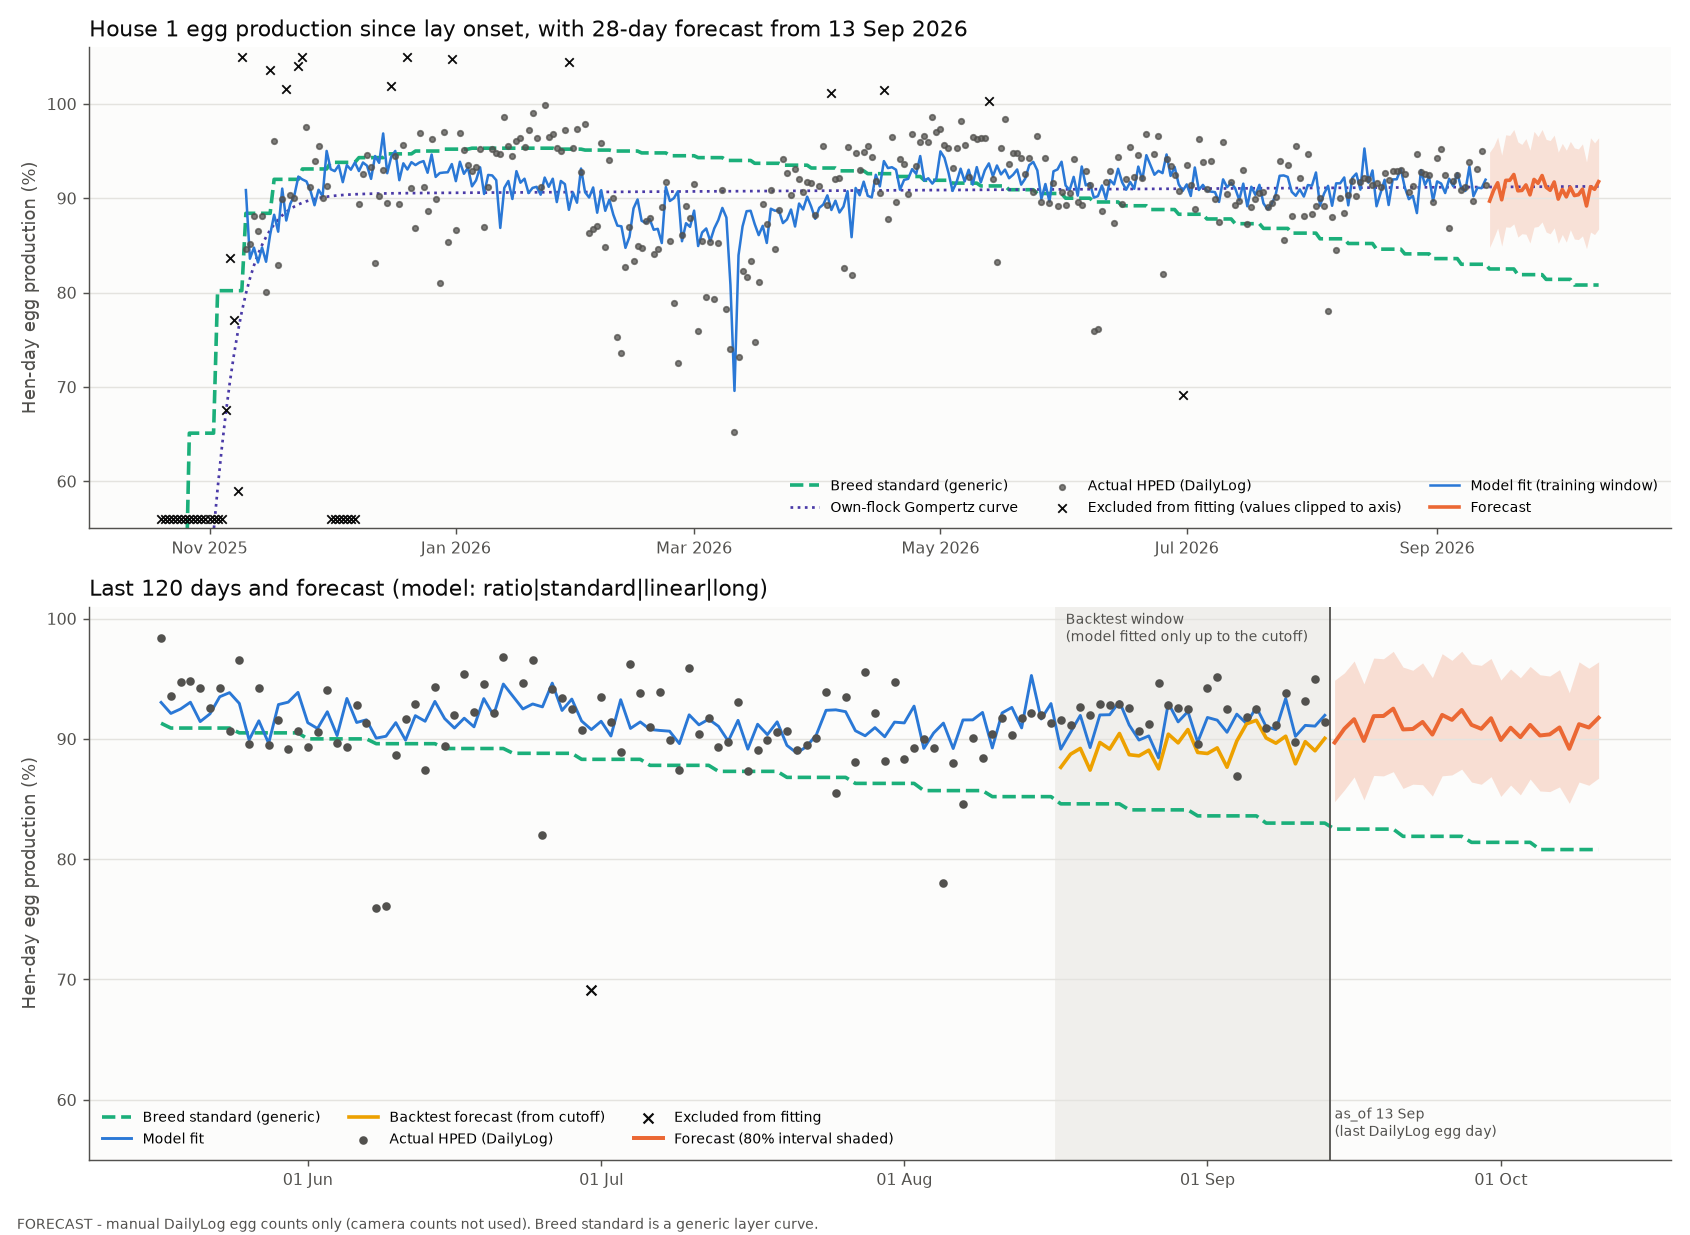

Write Python code to recreate this figure.
#!/usr/bin/env python3
"""Hen-day egg production (HPED) FORECAST for the AI demo - farm_anike_001 / house1.

This is a forecast, not a measurement. It uses ONLY the farm's manual DailyLog egg counts
(camera egg counts are deliberately not used - the farm reports them as very inaccurate) plus the
AM308 shed climate sensors for the temperature-humidity index (THI).

Run from the repository root:
    /Users/dylangeldenhuys/Code/Dashboard/analysis/.venv/bin/python analysis/ai_demo/forecast/hped_forecast.py
    ... --offline    # reuse analysis/ai_demo/forecast/cache/ instead of re-reading the sheet and S3

Read-only on every source: the Google Sheet is opened with the spreadsheets.readonly scope, S3 is
only listed and read. Nothing is written back to the sheet, S3 or InfluxDB.

Writes:
    src/data/ai-demo/hped_forecast.json             (app-facing output)
    analysis/ai_demo/forecast/hped_forecast.png     (verification chart)
    analysis/ai_demo/forecast/backtest_variants.csv (every model variant scored on every backtest window)
    analysis/ai_demo/forecast/cache/*.parquet       (local copies of the inputs, for --offline reruns)
"""

from __future__ import annotations

import argparse
import io
import json
import logging
import re
import warnings
from concurrent.futures import ThreadPoolExecutor
from dataclasses import dataclass
from datetime import datetime, timezone
from pathlib import Path

import numpy as np
import pandas as pd

warnings.filterwarnings("ignore")
from prophet import Prophet  # noqa: E402  (imported before silencing: it installs its own log handlers)

for _name in ("cmdstanpy", "prophet"):
    logging.getLogger(_name).setLevel(logging.ERROR)
    logging.getLogger(_name).disabled = True   # cmdstanpy re-raises its own level on first use

HERE = Path(__file__).resolve().parent
ROOT = HERE.parents[2]
JSON_OUT = ROOT / "src" / "data" / "ai-demo" / "hped_forecast.json"
PNG_OUT = HERE / "hped_forecast.png"
VARIANTS_OUT = HERE / "backtest_variants.csv"
CACHE = HERE / "cache"
# Older read-only cache from the water analysis in the main checkout - last-resort fallback only.
FALLBACK_CACHE = Path("/Users/dylangeldenhuys/Code/Dashboard/analysis/water_expected_consumption/cache")

REGION = "af-south-1"
BRONZE = "senseagri-dev-bronze"
FARM_SLUG = "anike"
FARM_ID = "farm_anike_001"
HOUSE = "house1"
SA_PARAM = "/senseagri/dev/google/service-account"
HOUSE_DEFAULTS = {"start_date": "2025-10-13", "start_age_days": 133, "starting_hens": 4479}

HORIZON = 28            # forecast / backtest horizon (days)
HISTORY_DAYS = 120      # history rows in the JSON
DROP_WINDOW = 60        # look-back for "recent drops"
ONSET_DAYS = 28         # lay-onset days excluded from fitting (after the first eggs)
MIN_SENSOR_HOURS = 18   # a day's THI is used only if at least this many hourly values exist
MAX_GAP_FILL = 3        # interpolate THI gaps of at most this many days
THI_HOT = 27.8          # heat-stress threshold (src/lib/thi.ts THI_COMFORT)
DIP_PTS = 15.0          # isolated single-day dip threshold vs neighbouring days
LOW_FLOOR = 50.0        # post-onset days below this are logging gaps / partial counts
COUNT_COLS = ["small", "medium", "large", "xl", "j", "damaged", "mortality"]
EGG_COLS = ["small", "medium", "large", "xl", "j"]   # app: eggs_total excludes damaged

REGRESSORS = [
    {"key": "thi_mean_lag1", "label": "Shed climate (THI daily mean, previous day)", "lag_days": 1},
    {"key": "thi_max_lag1", "label": "Shed climate (THI daily peak, previous day)", "lag_days": 1},
    {"key": "damaged_pct_lag1", "label": "Cracked/damaged eggs % (previous day)", "lag_days": 1},
    {"key": "large_share_lag1", "label": "Large+XL+Jumbo share of eggs % (previous day)", "lag_days": 1},
]
REG_KEYS = [r["key"] for r in REGRESSORS]
REG_LABEL = {r["key"]: r["label"] for r in REGRESSORS}
THI_KEYS = ["thi_mean_lag1", "thi_max_lag1"]

ONSET_REASON = "lay onset (first 4 weeks after first eggs)"
DAY = pd.Timedelta(days=1)


# --------------------------------------------------------------------------------------- inputs
def _ssm():
    import boto3
    return boto3.client("ssm", region_name=REGION)


def read_sheet_tabs() -> tuple[pd.DataFrame, pd.DataFrame]:
    """DailyLog + Houses from the live Google Sheet, read-only scope."""
    import gspread
    from google.oauth2.service_account import Credentials

    ssm = _ssm()
    cfg = json.loads(ssm.get_parameter(Name=f"/senseagri/farms/{FARM_SLUG}/config", WithDecryption=True)["Parameter"]["Value"])
    key = json.loads(ssm.get_parameter(Name=SA_PARAM, WithDecryption=True)["Parameter"]["Value"])
    creds = Credentials.from_service_account_info(key, scopes=["https://www.googleapis.com/auth/spreadsheets.readonly"])
    book = gspread.authorize(creds).open_by_key(cfg["spreadsheetId"])

    def tab(name: str) -> pd.DataFrame:
        values = book.worksheet(name).get_all_values()
        return pd.DataFrame(values[1:], columns=values[0])

    log = tab("DailyLog").rename(columns={
        "Date": "date", "House": "house", "Small": "small", "Medium": "medium", "Large": "large", "XL": "xl",
        "J": "j", "Damaged": "damaged", "Mortality": "mortality", "Avg Egg Weight (g)": "avg_egg_weight_g"})
    houses = tab("Houses").rename(columns={
        "House ID": "house_id", "Start Date": "start_date", "Start Age (days)": "start_age_days",
        "Starting Hens": "starting_hens"})
    return log, houses


def read_bronze_prefix(prefix: str) -> pd.DataFrame:
    import boto3
    import pyarrow.parquet as pq

    s3 = boto3.client("s3", region_name=REGION)
    keys: list[str] = []
    for page in s3.get_paginator("list_objects_v2").paginate(Bucket=BRONZE, Prefix=prefix):
        keys += [o["Key"] for o in page.get("Contents", []) if o["Key"].endswith(".parquet")]

    def get(key: str) -> pd.DataFrame:
        df = pq.read_table(io.BytesIO(s3.get_object(Bucket=BRONZE, Key=key)["Body"].read())).to_pandas()
        for part in key.split("/"):            # partition values live in the key
            if "=" in part:
                k, v = part.split("=", 1)
                if k not in df.columns:
                    df[k] = v
        return df

    with ThreadPoolExecutor(max_workers=16) as ex:
        frames = list(ex.map(get, keys))
    if not frames:
        raise RuntimeError(f"no parquet under s3://{BRONZE}/{prefix}")
    return pd.concat(frames, ignore_index=True)


def load_inputs(offline: bool) -> tuple[pd.DataFrame, pd.DataFrame, pd.DataFrame, dict]:
    CACHE.mkdir(exist_ok=True)
    src: dict[str, str] = {}
    log = houses = am = None
    keep = ["date", "house", *COUNT_COLS, "avg_egg_weight_g"]
    if not offline:
        try:
            log, houses = read_sheet_tabs()
            src["daily_log"] = "live Google Sheet DailyLog tab (read-only)"
        except Exception as e:  # noqa: BLE001
            print(f"[warn] live sheet unavailable ({e}); falling back to bronze")
            try:
                log, houses = read_bronze_prefix("sheet_daily_log/"), read_bronze_prefix("sheet_houses/")
                src["daily_log"] = "bronze s3://senseagri-dev-bronze/sheet_daily_log/"
            except Exception as e2:  # noqa: BLE001
                print(f"[warn] bronze DailyLog unavailable ({e2}); using cache")
        if log is not None:
            log[[c for c in keep if c in log.columns]].astype(str).to_parquet(CACHE / "daily_log.parquet", index=False)
            houses.astype(str).to_parquet(CACHE / "houses.parquet", index=False)
        try:
            am = read_bronze_prefix("device_readings/device_type=AM308-1/")
            am[["dev_eui", "time", "temperature", "humidity", "device_type"]].to_parquet(CACHE / "am308.parquet", index=False)
            src["climate"] = "bronze s3://senseagri-dev-bronze/device_readings/device_type=AM308-1/"
        except Exception as e:  # noqa: BLE001
            print(f"[warn] bronze AM308 unavailable ({e}); using cache")
    if log is None:
        p = CACHE / "daily_log.parquet"
        log = pd.read_parquet(p if p.exists() else FALLBACK_CACHE / "sheet_daily_log.parquet")
        hp = CACHE / "houses.parquet"
        houses = pd.read_parquet(hp if hp.exists() else FALLBACK_CACHE / "sheet_houses.parquet")
        src["daily_log"] = f"cached copy ({p if p.exists() else FALLBACK_CACHE})"
    if am is None:
        p = CACHE / "am308.parquet"
        am = pd.read_parquet(p if p.exists() else FALLBACK_CACHE / "am308_readings.parquet")
        src["climate"] = f"cached copy ({p if p.exists() else FALLBACK_CACHE})"
    return log, houses, am, src


def load_standard() -> tuple[np.ndarray, np.ndarray]:
    """HEN_STANDARD (week -> HDEP %) parsed from src/lib/henStandard.ts."""
    txt = (ROOT / "src" / "lib" / "henStandard.ts").read_text()
    rows = re.findall(r"week:\s*(\d+),\s*hdep:\s*([\d.]+)", txt)
    weeks = np.array([int(w) for w, _ in rows], dtype=float)
    vals = np.array([float(v) for _, v in rows])
    return weeks, vals


# ------------------------------------------------------------------------------------ features
def daily_climate(am: pd.DataFrame) -> pd.DataFrame:
    """Hourly mean per AM308 sensor -> mean of sensors -> THI -> daily mean / max / hot hours (local UTC+2)."""
    a = am.copy()
    if "device_type" in a.columns:
        a = a[a["device_type"].astype(str) == "AM308-1"]
    a["temperature"] = pd.to_numeric(a["temperature"], errors="coerce")
    a["humidity"] = pd.to_numeric(a["humidity"], errors="coerce")
    a = a[a["temperature"].between(-20, 60) & a["humidity"].between(0, 100)]
    t = pd.to_datetime(a["time"], utc=True).dt.tz_localize(None) + pd.Timedelta(hours=2)
    a = a.assign(hour=t.dt.floor("h"))
    hourly = a.groupby(["hour", "dev_eui"])[["temperature", "humidity"]].mean().groupby("hour").mean()
    hourly["thi"] = hourly["temperature"] - (0.31 - 0.31 * hourly["humidity"] / 100) * (hourly["temperature"] - 14.4)
    day = hourly.index.floor("D")
    d = hourly.groupby(day)["thi"].agg(thi_mean="mean", thi_max="max", sensor_hours="size")
    d["hot_hours"] = (hourly["thi"] >= THI_HOT).groupby(day).sum()
    return d


def fill_short_gaps(s: pd.Series, max_gap: int = MAX_GAP_FILL) -> pd.Series:
    """Linear interpolation only inside NaN runs of length <= max_gap (long gaps stay NaN)."""
    isna = s.isna()
    run = (isna != isna.shift()).cumsum()
    run_len = isna.groupby(run).transform("sum")
    return s.where(~(isna & (run_len <= max_gap)), s.interpolate(limit_area="inside"))


def build_calendar(log, houses, clim, std_weeks, std_vals):
    h = houses.copy()
    h.columns = [c.strip() for c in h.columns]
    row = h[h["house_id"].astype(str).str.strip().str.lower() == HOUSE]
    info = dict(HOUSE_DEFAULTS)
    if len(row):
        info = {"start_date": str(row.iloc[0]["start_date"]).strip(),
                "start_age_days": int(float(row.iloc[0]["start_age_days"])),
                "starting_hens": int(float(row.iloc[0]["starting_hens"]))}
    placed = pd.Timestamp(info["start_date"])

    d = log[log["house"].astype(str).str.strip().str.lower() == HOUSE].copy()
    d["date"] = pd.to_datetime(d["date"].astype(str).str.strip(), errors="coerce")
    d = d.dropna(subset=["date"])
    for c in COUNT_COLS:
        d[c] = pd.to_numeric(d[c].astype(str).str.replace(",", "").str.strip(), errors="coerce").fillna(0)
    d["avg_egg_weight_g"] = pd.to_numeric(d.get("avg_egg_weight_g"), errors="coerce")
    g = d.groupby("date").agg(**{c: (c, "sum") for c in COUNT_COLS},
                              avg_egg_weight_g=("avg_egg_weight_g", "mean"), log_rows=("house", "size"))
    g["eggs"] = g[EGG_COLS].sum(axis=1)
    # Same as the app (analytics/series route + agentTools): cumulative mortality includes the same day.
    g["live_hens"] = (info["starting_hens"] - g["mortality"].cumsum()).clip(lower=1)
    g["hped"] = g["eggs"] / g["live_hens"] * 100

    as_of = g.index[g["eggs"] > 0].max()
    g = g.loc[:as_of]
    first_egg = g.index[g["eggs"] > 0].min()
    onset_end = first_egg + pd.Timedelta(days=ONSET_DAYS)

    # ---- transparent exclusions (fitting only; every day stays in the history output)
    reason = pd.Series("", index=g.index, dtype=object)
    cat = pd.Series("", index=g.index, dtype=object)
    reason[g.index < onset_end], cat[g.index < onset_end] = ONSET_REASON, "onset"
    post = g.index >= onset_end
    m = post & (g["hped"] > 100)
    reason[m], cat[m] = "above 100% of live hens (eggs likely carried over from another day)", "over100"
    m = post & (g["hped"] < LOW_FLOOR)
    reason[m], cat[m] = f"below {LOW_FLOOR:.0f}% (logging gap / partial count)", "low"
    clean = g["hped"].where(reason == "")
    for day in g.index[post & (reason == "")]:
        nb = clean[(clean.index >= day - 3 * DAY) & (clean.index <= day + 3 * DAY) & (clean.index != day)].dropna()
        # Isolated = the adjacent days are not low too (a multi-day dip is treated as a real event and kept).
        adj = [clean.get(day - DAY, np.nan), clean.get(day + DAY, np.nan)]
        isolated = all(np.isnan(v) or v >= nb.median() - DIP_PTS / 2 for v in adj)
        if len(nb) >= 3 and isolated and g.at[day, "hped"] < nb.median() - DIP_PTS:
            reason[day] = (f"single-day count {nb.median() - g.at[day, 'hped']:.1f} pts below neighbouring days "
                           "(likely partial count)")
            cat[day] = "dip"
    g["reason"] = reason
    g["reason_cat"] = cat
    g["excluded"] = reason != ""
    ok = ~g["excluded"] & (g["eggs"] > 0)
    # Regressor bases. Damaged == 0 on a laying day is treated as "not recorded" (the farm logs 20-80 a day).
    g["damaged_pct"] = (g["damaged"] / g["eggs"] * 100).where(ok & (g["damaged"] > 0))
    g["large_share"] = ((g["large"] + g["xl"] + g["j"]) / g["eggs"] * 100).where(ok)
    g["damaged_zero"] = (g["eggs"] > 0) & (g["damaged"] == 0) & (g.index >= onset_end)

    idx = pd.date_range(g.index.min(), as_of + HORIZON * DAY)
    cal = g.reindex(idx)
    cal["has_log"] = cal["eggs"].notna()
    cal["excluded"] = cal["excluded"].fillna(False).astype(bool)
    cal["reason"] = cal["reason"].fillna("")
    cal["reason_cat"] = cal["reason_cat"].fillna("")
    age = info["start_age_days"] + (cal.index - placed).days
    cal["week"] = np.floor(age / 7).astype(int)
    cal["standard"] = np.interp(cal["week"], std_weeks, std_vals)   # clamps at the ends like interpolate()
    cal["t_days"] = (cal.index - first_egg).days

    c = clim.copy()
    valid = c["sensor_hours"] >= MIN_SENSOR_HOURS
    c.loc[~valid, ["thi_mean", "thi_max"]] = np.nan
    climate_idx = pd.date_range(min(idx.min(), c.index.min()), max(idx.max(), c.index.max()))
    c = c.reindex(climate_idx)
    cal_clim = pd.DataFrame({k: fill_short_gaps(c[k]) for k in ["thi_mean", "thi_max"]})
    cal_clim["sensor_hours"] = c["sensor_hours"]
    cal_clim["hot_hours"] = c["hot_hours"]
    meta = {"info": info, "placed": placed, "as_of": as_of, "first_egg": first_egg, "onset_end": onset_end,
            "egg_days": int((g["eggs"] > 0).sum()), "log_days": int(len(g))}
    return cal, cal_clim, meta


def regressors_asof(cal: pd.DataFrame, clim: pd.DataFrame, cutoff: pd.Timestamp, end: pd.Timestamp):
    """Lagged regressors as they would be known when forecasting from `cutoff`.

    Egg-log features: actual values up to the cutoff; after it they are held at the last-14-day mean
    (so day 1 of the horizon uses the known cutoff-day value via the 1-day lag).
    THI: actual sensor values wherever a valid day exists (sensors keep running after the last egg log);
    after the last valid sensor day, the mean of the last 14 valid sensor days.
    """
    idx = pd.date_range(cal.index.min(), end)
    egg = cal[["damaged_pct", "large_share"]].reindex(idx)
    egg.loc[egg.index > cutoff] = np.nan
    recent = egg.loc[cutoff - 13 * DAY: cutoff].mean()
    egg = egg.ffill()
    egg.loc[egg.index > cutoff] = recent.values

    thi = clim[["thi_mean", "thi_max"]].reindex(idx)
    last_valid = clim["thi_mean"].last_valid_index()
    fallback = clim.loc[last_valid - 13 * DAY: last_valid, ["thi_mean", "thi_max"]].mean()
    thi_actual = thi["thi_mean"].notna()
    after = thi.index > last_valid
    thi.loc[after] = fallback.values
    out = pd.DataFrame({
        "thi_mean_lag1": thi["thi_mean"].shift(1),
        "thi_max_lag1": thi["thi_max"].shift(1),
        "damaged_pct_lag1": egg["damaged_pct"].shift(1),
        "large_share_lag1": egg["large_share"].shift(1),
    }, index=idx)
    out["thi_is_actual"] = thi_actual.shift(1, fill_value=False) & ~pd.Series(after, index=idx).shift(1, fill_value=False)
    return out, last_valid, fallback


# --------------------------------------------------------------------------------------- models
def gompertz(t, a, b, c, d):
    return a * np.exp(-b * np.exp(-c * t)) - d * t


def fit_gompertz(cal: pd.DataFrame, cutoff: pd.Timestamp):
    """Gompertz rise with linear decline, fitted to the flock's own HPED vs days since first egg."""
    from scipy.optimize import curve_fit

    m = cal.loc[:cutoff]
    m = m[m["has_log"] & m["reason"].isin(["", ONSET_REASON]) & (m["hped"] <= 100)]
    m = m[~((m["t_days"] >= 0) & (m["eggs"] == 0))]          # zero-count days after first eggs = logging gaps
    popt, _ = curve_fit(gompertz, m["t_days"].astype(float), m["hped"].astype(float),
                        p0=[95, 20, 0.15, 0.005], bounds=([50, 0.5, 0.01, -0.05], [110, 1e4, 2, 0.2]), maxfev=50000)
    return popt


@dataclass(frozen=True)
class Variant:
    target: str   # diff | ratio | anchor_reg
    anchor: str   # standard | gompertz
    growth: str   # linear | flat
    window: str   # short (THI-complete period) | long (post-onset, THI mean-imputed where missing)

    @property
    def name(self) -> str:
        return f"{self.target}|{self.anchor}|{self.growth}|{self.window}"


def anchor_series(cal, variant: Variant, cutoff) -> pd.Series:
    if variant.anchor == "standard":
        return cal["standard"]
    popt = fit_gompertz(cal, cutoff)
    return pd.Series(gompertz(cal["t_days"].astype(float).values, *popt), index=cal.index)


def short_window_start(regs: pd.DataFrame, cutoff) -> pd.Timestamp:
    r = regs.loc[:cutoff, THI_KEYS]
    nan_days = r.index[r.isna().any(axis=1)]
    return nan_days.max() + DAY


def fit_predict(cal, clim, meta, variant: Variant, cutoff, predict_dates, uncertainty: bool, seed: int = 0):
    end = max(predict_dates.max(), cutoff)
    regs, _, _ = regressors_asof(cal, clim, cutoff, end)
    anchor = anchor_series(cal, variant, cutoff).reindex(regs.index)
    start = short_window_start(regs, cutoff) if variant.window == "short" else meta["onset_end"]

    rows = cal.loc[start:cutoff]
    rows = rows[rows["has_log"] & ~rows["excluded"]]
    X = regs.loc[rows.index, REG_KEYS].copy()
    thi_means = X[THI_KEYS].mean()
    X[THI_KEYS] = X[THI_KEYS].fillna(thi_means)          # long window only: mean-imputed = zero contribution
    train_means = X.mean()
    X = X.fillna(train_means)                             # rare first-day gaps in the egg-log lags
    a = anchor.loc[rows.index]
    if variant.target == "diff":
        y = rows["hped"] - a
    elif variant.target == "ratio":
        y = rows["hped"] / a
    else:
        y = rows["hped"]
    train = pd.DataFrame({"ds": rows.index, "y": y.values}, index=rows.index).join(X)
    if variant.target == "anchor_reg":
        train["anchor"] = a.values

    m = Prophet(growth=variant.growth, yearly_seasonality=False, weekly_seasonality=True, daily_seasonality=False,
                changepoint_prior_scale=0.05, interval_width=0.8, uncertainty_samples=1000 if uncertainty else 0)
    for k in REG_KEYS:
        m.add_regressor(k)
    if variant.target == "anchor_reg":
        m.add_regressor("anchor")
    m.fit(train.reset_index(drop=True))

    fut = pd.DataFrame({"ds": predict_dates}, index=predict_dates).join(regs.loc[predict_dates, REG_KEYS])
    fut[REG_KEYS] = fut[REG_KEYS].fillna(train_means)     # in-sample rows only; future rows are always filled
    if variant.target == "anchor_reg":
        fut["anchor"] = anchor.loc[predict_dates].values
    np.random.seed(seed)
    fc = m.predict(fut.reset_index(drop=True))
    fc.index = predict_dates
    a_pred = anchor.loc[predict_dates]

    def to_hped(v):
        if variant.target == "diff":
            return v + a_pred.values
        if variant.target == "ratio":
            return v * a_pred.values
        return v

    out = pd.DataFrame(index=predict_dates)
    out["yhat"] = to_hped(fc["yhat"].values)
    if uncertainty:
        out["lower"] = to_hped(fc["yhat_lower"].values)
        out["upper"] = to_hped(fc["yhat_upper"].values)
    for k in REG_KEYS:                                   # additive components -> HPED points
        comp = fc[k].values
        out[f"c_{k}"] = comp * a_pred.values if variant.target == "ratio" else comp
    out["anchor"] = a_pred.values
    info = {"train_start": start, "train_rows": len(train), "regs": regs, "model": m}
    return out, info


def score(pred: pd.Series, actual: pd.Series) -> tuple[float, float]:
    err = (pred - actual).abs()
    return float(err.mean()), float((err / actual).mean() * 100)


def test_dates(cal, cutoff):
    w = cal.loc[cutoff + DAY: cutoff + HORIZON * DAY]
    return w.index[w["has_log"] & ~w["excluded"]]


def baselines(cal, cutoff, dates):
    hist = cal.loc[cutoff - 27 * DAY: cutoff]
    hist = hist[hist["has_log"] & ~hist["excluded"]]
    ratio = (hist["hped"] / hist["standard"]).mean()
    last7 = cal.loc[cutoff - 6 * DAY: cutoff]
    last7 = last7[last7["has_log"] & ~last7["excluded"]]["hped"].mean()
    actual = cal.loc[dates, "hped"]
    b1 = cal.loc[dates, "standard"] * ratio
    b2 = pd.Series(last7, index=dates)
    return {"Breed standard × recent ratio": score(b1, actual), "Last 7-day mean": score(b2, actual)}, b1, b2


# ------------------------------------------------------------------------------------------ plot
def make_plot(cal, meta, hist_fit, fc, bt_pred, bt_cutoff, gomp_curve, variant, path):
    import matplotlib
    matplotlib.use("Agg")
    import matplotlib.dates as mdates
    import matplotlib.pyplot as plt

    INK, INK2, GRID = "#0b0b0b", "#52514e", "#e4e3df"
    BLUE, ORANGE, AQUA, YELLOW, VIOLET = "#2a78d6", "#eb6834", "#1baf7a", "#eda100", "#4a3aa7"
    as_of = meta["as_of"]
    obs = cal[cal["has_log"]]
    inc, exc = obs[~obs["excluded"]], obs[obs["excluded"]]

    fig, (ax1, ax2) = plt.subplots(2, 1, figsize=(13, 9.5), gridspec_kw={"height_ratios": [1, 1.15]})
    for ax in (ax1, ax2):
        ax.set_facecolor("#fcfcfb")
        ax.grid(axis="y", color=GRID, lw=0.8)
        ax.spines[["top", "right"]].set_visible(False)
        ax.spines[["left", "bottom"]].set_color(INK2)
        ax.tick_params(colors=INK2, labelsize=9)

    lo, hi = 55, 106
    x0 = meta["onset_end"] - 21 * DAY
    sl = slice(x0, fc.index.max())
    ax1.plot(cal.loc[sl].index, cal.loc[sl, "standard"], color=AQUA, lw=2, ls="--", label="Breed standard (generic)")
    if gomp_curve is not None:
        ax1.plot(gomp_curve.loc[sl].index, gomp_curve.loc[sl], color=VIOLET, lw=1.5, ls=":", label="Own-flock Gompertz curve")
    ax1.scatter(inc.loc[x0:].index, inc.loc[x0:, "hped"], s=9, color=INK2, alpha=0.75, label="Actual HPED (DailyLog)", zorder=3)
    e = exc.loc[x0:]
    ax1.scatter(e.index, e["hped"].clip(lo + 1, hi - 1), s=22, marker="x", color=INK, lw=1,
                label="Excluded from fitting (values clipped to axis)", zorder=3)
    ax1.plot(hist_fit.index, hist_fit["yhat"], color=BLUE, lw=1.4, label="Model fit (training window)")
    ax1.plot(fc.index, fc["yhat"], color=ORANGE, lw=2, label="Forecast")
    ax1.fill_between(fc.index, fc["lower"], fc["upper"], color=ORANGE, alpha=0.18, lw=0)
    ax1.set_ylim(lo, hi)
    ax1.set_ylabel("Hen-day egg production (%)", color=INK2)
    ax1.set_title(f"House 1 egg production since lay onset, with 28-day forecast from {as_of:%d %b %Y}",
                  loc="left", fontsize=12, color=INK)
    ax1.legend(loc="lower right", fontsize=8, ncol=3, frameon=False)
    ax1.xaxis.set_major_formatter(mdates.DateFormatter("%b %Y"))

    z0 = as_of - (HISTORY_DAYS - 1) * DAY
    zi = inc.loc[z0:]
    ze = exc.loc[z0:]
    ax2.axvspan(bt_cutoff + 0.5 * DAY, as_of + 0.5 * DAY, color="#f0efec", zorder=0)
    ax2.text(bt_cutoff + 1.5 * DAY, 100.6, "Backtest window\n(model fitted only up to the cutoff)", fontsize=8, color=INK2, va="top")
    ax2.plot(cal.loc[z0:fc.index.max()].index, cal.loc[z0:fc.index.max(), "standard"], color=AQUA, lw=2, ls="--",
             label="Breed standard (generic)")
    ax2.plot(hist_fit.loc[z0:].index, hist_fit.loc[z0:, "yhat"], color=BLUE, lw=1.6, label="Model fit")
    ax2.plot(bt_pred.index, bt_pred.values, color=YELLOW, lw=2, label="Backtest forecast (from cutoff)")
    ax2.scatter(zi.index, zi["hped"], s=14, color=INK2, label="Actual HPED (DailyLog)", zorder=4)
    ax2.scatter(ze.index, ze["hped"].clip(lo + 1, hi - 1), s=30, marker="x", color=INK, lw=1.2,
                label="Excluded from fitting", zorder=4)
    ax2.plot(fc.index, fc["yhat"], color=ORANGE, lw=2.2, label="Forecast (80% interval shaded)")
    ax2.fill_between(fc.index, fc["lower"], fc["upper"], color=ORANGE, alpha=0.2, lw=0)
    ax2.axvline(as_of + 0.5 * DAY, color=INK2, lw=1, ls="-")
    ax2.text(as_of + 1 * DAY, 57, f"as_of {as_of:%d %b}\n(last DailyLog egg day)", fontsize=8, color=INK2)
    ax2.set_ylim(lo, 101)
    ax2.set_ylabel("Hen-day egg production (%)", color=INK2)
    ax2.set_title(f"Last {HISTORY_DAYS} days and forecast (model: {variant.name})", loc="left", fontsize=12, color=INK)
    ax2.legend(loc="lower left", fontsize=8, ncol=3, frameon=False)
    ax2.xaxis.set_major_formatter(mdates.DateFormatter("%d %b"))
    fig.text(0.01, 0.005, "FORECAST - manual DailyLog egg counts only (camera counts not used). Breed standard is a generic layer curve.",
             fontsize=8, color=INK2)
    fig.tight_layout(rect=(0, 0.02, 1, 1))
    fig.savefig(path, dpi=130)
    plt.close(fig)


# ------------------------------------------------------------------------------------------ main
def r2(v):
    return None if v is None or (isinstance(v, float) and not np.isfinite(v)) else round(float(v), 2)


def main() -> None:
    ap = argparse.ArgumentParser()
    ap.add_argument("--offline", action="store_true", help="reuse local cache instead of reading the sheet / S3")
    args = ap.parse_args()

    log, houses, am, sources = load_inputs(args.offline)
    std_weeks, std_vals = load_standard()
    clim_daily = daily_climate(am)
    cal, clim, meta = build_calendar(log, houses, clim_daily, std_weeks, std_vals)
    as_of = meta["as_of"]
    print(f"as_of {as_of:%Y-%m-%d}; {meta['egg_days']} egg days; DailyLog source: {sources['daily_log']}")
    print(f"climate: {clim_daily.index.min():%Y-%m-%d}..{clim_daily.index.max():%Y-%m-%d}, max hot hours/day = {int(clim_daily['hot_hours'].max())}")

    # ---- backtests: select on two earlier windows, report the as_of-28 window as an untouched holdout
    holdout = as_of - HORIZON * DAY
    select_cutoffs = [as_of - 3 * HORIZON * DAY, as_of - 2 * HORIZON * DAY]
    variants = [Variant(t, a, g, w) for t in ["diff", "ratio", "anchor_reg"] for a in ["standard", "gompertz"]
                for g in ["linear", "flat"] for w in ["short", "long"]]
    records = []
    for cutoff in [*select_cutoffs, holdout]:
        dates = test_dates(cal, cutoff)
        actual = cal.loc[dates, "hped"]
        base, _, _ = baselines(cal, cutoff, dates)
        for bname, (mae, mape) in base.items():
            records.append({"cutoff": cutoff.date(), "variant": f"baseline: {bname}", "mae_pts": mae, "mape_pct": mape})
        for v in variants:
            pred, _ = fit_predict(cal, clim, meta, v, cutoff, dates, uncertainty=False)
            mae, mape = score(pred["yhat"], actual)
            records.append({"cutoff": cutoff.date(), "variant": v.name, "mae_pts": mae, "mape_pct": mape})
    bt = pd.DataFrame(records)
    wide = bt.pivot(index="variant", columns="cutoff", values="mae_pts")
    sel_cols = [c.date() for c in select_cutoffs]
    wide["selection_mean_mae"] = wide[sel_cols].mean(axis=1)
    wide = wide.sort_values("selection_mean_mae")
    wide.round(3).to_csv(VARIANTS_OUT)
    print(wide.round(2).to_string())
    model_rows = wide[~wide.index.str.startswith("baseline")]
    best = model_rows.index[0]
    chosen = next(v for v in variants if v.name == best)
    print(f"chosen variant: {chosen.name}")

    # ---- headline backtest (holdout)
    h_dates = test_dates(cal, holdout)
    h_actual = cal.loc[h_dates, "hped"]
    bt_pred, _ = fit_predict(cal, clim, meta, chosen, holdout, h_dates, uncertainty=False)
    bt_mae, bt_mape = score(bt_pred["yhat"], h_actual)
    bt_bias = float((bt_pred["yhat"] - h_actual).mean())
    base, _, _ = baselines(cal, holdout, h_dates)
    gomp_std = [v for v in variants if v.anchor == "gompertz"]
    best_gomp = model_rows.loc[[v.name for v in gomp_std]].sort_values("selection_mean_mae").index[0]
    best_std = model_rows.loc[[v.name for v in variants if v.anchor == "standard"]].sort_values("selection_mean_mae").index[0]

    # ---- final fit through as_of
    hist_dates = cal.loc[as_of - (HISTORY_DAYS - 1) * DAY: as_of]
    hist_dates = hist_dates.index[hist_dates["has_log"]]
    fc_dates = pd.date_range(as_of + DAY, as_of + HORIZON * DAY)
    probe, info = fit_predict(cal, clim, meta, chosen, as_of, fc_dates, uncertainty=False)
    train_start = info["train_start"]
    fit_dates = cal.loc[train_start:as_of]
    fit_dates = fit_dates.index[fit_dates["has_log"]]
    all_dates = fit_dates.append(fc_dates)
    final, info = fit_predict(cal, clim, meta, chosen, as_of, all_dates, uncertainty=True)
    regs = info["regs"]
    hist_fit = final.loc[fit_dates]
    fc = final.loc[fc_dates].copy()
    fc["lower"] = fc["lower"].clip(0, 100)
    fc["upper"] = fc["upper"].clip(0, 100)

    # ---- drivers over the forecast horizon
    drivers = [{"key": k, "label": REG_LABEL[k], "contribution_pts": r2(fc[f"c_{k}"].mean())} for k in REG_KEYS]

    # ---- recent drops: actual vs model baseline (fitted with drivers at their training-average level)
    win = hist_fit.loc[as_of - (DROP_WINDOW - 1) * DAY: as_of].copy()
    win = win.join(cal[["hped", "excluded"]])
    win = win[~win["excluded"]]
    win["drivers_sum"] = win[[f"c_{k}" for k in REG_KEYS]].sum(axis=1)
    win["expected"] = win["yhat"] - win["drivers_sum"]
    win["gap"] = win["hped"] - win["expected"]
    chosen_days: list[pd.Timestamp] = []
    for day in win.sort_values("gap").index:
        if all(abs((day - c).days) > 1 for c in chosen_days):
            chosen_days.append(day)
        if len(chosen_days) == 3:
            break
    recent_drops = []
    for day in sorted(chosen_days):
        r = win.loc[day]
        dl = [{"label": REG_LABEL[k], "contribution_pts": r2(r[f"c_{k}"])} for k in REG_KEYS]
        dl.append({"label": "Not explained by these drivers", "contribution_pts": r2(r["gap"] - r["drivers_sum"])})
        recent_drops.append({"date": f"{day:%Y-%m-%d}", "hped": r2(r["hped"]), "expected": r2(r["expected"]),
                             "drop_pts": r2(r["gap"]), "drivers": dl})

    # ---- history + forecast rows
    history = [{"date": f"{d:%Y-%m-%d}", "hped": r2(cal.at[d, "hped"]), "standard": r2(cal.at[d, "standard"]),
                "fitted": r2(final.at[d, "yhat"]) if d in final.index else None, "week": int(cal.at[d, "week"]),
                "excluded": bool(cal.at[d, "excluded"])} for d in hist_dates]
    forecast = [{"date": f"{d:%Y-%m-%d}", "hped": r2(fc.at[d, "yhat"]), "lower": r2(fc.at[d, "lower"]),
                 "upper": r2(fc.at[d, "upper"]), "standard": r2(cal.at[d, "standard"]), "week": int(cal.at[d, "week"])}
                for d in fc_dates]

    # ---- notes
    logged = cal[cal["has_log"]]
    excl = logged[logged["excluded"]]
    post_excl = excl[excl["reason"] != ONSET_REASON]
    missing_days = [f"{d:%Y-%m-%d}" for d in cal.loc[meta["first_egg"]:as_of].index[~cal.loc[meta["first_egg"]:as_of, "has_log"]]]
    used_rows = cal.loc[train_start:as_of]
    used_rows = used_rows[used_rows["has_log"] & ~used_rows["excluded"]]
    fc_regs = regs.loc[fc_dates]
    thi_actual_days = int(fc_regs["thi_is_actual"].sum())
    last_thi = clim["thi_mean"].last_valid_index()
    dmg_zero = logged[logged["damaged_zero"]].index
    target_txt = {"diff": "HPED minus {a} (percentage points)", "ratio": "HPED divided by {a}",
                  "anchor_reg": "HPED (%) with {a} as a regressor"}[chosen.target]
    anchor_txt = "the generic breed standard" if chosen.anchor == "standard" else "the flock's own Gompertz curve"
    def fmt_days(ix):
        return ", ".join(f"{d:%Y-%m-%d} ({cal.at[d, 'hped']:.1f}%)" for d in ix)
    cat_text = {"low": f"below {LOW_FLOOR:.0f}%, a logging gap or partial count",
                "over100": "above 100% of live hens, likely eggs carried over from another day",
                "dip": f"a single-day count more than {DIP_PTS:.0f} points below the days around it, likely a partial count"}
    excl_lines = "; ".join(f"{len(ix)} day{'s' if len(ix) != 1 else ''} {cat_text[c]}: {fmt_days(ix)}"
                           for c in ["low", "over100", "dip"]
                           if len(ix := post_excl.index[post_excl['reason_cat'] == c]))
    thi_train = clim.loc[train_start:as_of]
    notes = [
        f"This is a forecast, not a measurement. It uses only the farm's manual DailyLog egg counts up to {as_of:%Y-%m-%d} "
        f"(the last day with eggs logged). Camera egg counts are not used.",
        f"HPED = (small + medium + large + XL + jumbo) / live hens × 100, the same formula as the app (damaged eggs are not "
        f"counted in the total). Live hens = {meta['info']['starting_hens']:,} starting hens minus cumulative DailyLog mortality.",
        f"The model was trained on {len(used_rows)} logged days from {train_start:%Y-%m-%d} to {as_of:%Y-%m-%d}. "
        f"{'Earlier days were left out because the shed climate sensors have no data from 2026-02-26 to 2026-04-13. ' if chosen.window == 'short' else 'Shed sensors have no data before 2026-02-20 or from 2026-02-26 to 2026-04-13. On those days THI was set to its average, so it adds nothing there. '}"
        f"In total {meta['egg_days']} DailyLog days with eggs exist since first eggs on {meta['first_egg']:%Y-%m-%d}.",
        f"The first {ONSET_DAYS} days of lay (to {meta['onset_end'] - DAY:%Y-%m-%d}) are excluded from fitting. Other excluded "
        f"days, kept in the history and flagged: {excl_lines}.",
        (f"Dates with no DailyLog row: {', '.join(missing_days)}." if missing_days else "Every date since first eggs has a DailyLog row."),
        f"Damaged eggs were logged as 0 on {len(dmg_zero)} laying days ({', '.join(f'{d:%Y-%m-%d}' for d in dmg_zero)}). "
        f"These are treated as not recorded, and the cracked % regressor carries the previous day's value forward.",
        f"All regressors are lagged by one day so they are known when the forecast is made. Over the forecast, shed THI uses actual "
        f"sensor readings where they exist ({thi_actual_days} of {HORIZON} forecast days; sensors run to {last_thi:%Y-%m-%d}) and the "
        f"mean of the last 14 sensor days otherwise. Cracked % and size mix are held at their last-14-day means.",
        f"Shed THI never reached the {THI_HOT} °C-eq heat-stress level in the training period (maximum daily peak "
        f"{thi_train['thi_max'].max():.1f}). The THI effects therefore describe cooler versus milder days, not heat stress, so the "
        f"model cannot yet say how a hot spell would affect lay.",
        "Driver contributions come straight from the model's additive components, so SHAP is not needed. Each value is measured "
        "against that driver's average level in the training period, so 0 means an average day.",
        "For recent drops, 'expected' is the model baseline for that day: the anchor, trend and weekday pattern with every driver "
        "at its average. drop_pts = actual − expected. It splits into the listed driver contributions plus the part the model "
        "does not explain.",
        f"Model choice: {len(variants)} variants (target, anchor, trend, training window) were scored on two earlier 28-day "
        f"backtests (cutoffs {select_cutoffs[0]:%Y-%m-%d} and {select_cutoffs[1]:%Y-%m-%d}). The reported backtest "
        f"(cutoff {holdout:%Y-%m-%d}) was not used for the choice. It is a single 28-day window, so treat the error as indicative.",
        "The breed standard (src/lib/henStandard.ts) is a generic layer curve, not this breed's exact curve. This flock has run "
        f"well above it (recent gap about {(logged.loc[as_of - 27 * DAY:as_of, 'hped'] - logged.loc[as_of - 27 * DAY:as_of, 'standard']).mean():.1f} points).",
        "The 80% interval reflects day-to-day noise and trend uncertainty seen in training. It does not cover events the model "
        "has not seen, such as disease, a feed change, a lighting change or a counting error.",
    ]
    naive_mae = base["Last 7-day mean"][0]
    std_mae = base["Breed standard × recent ratio"][0]
    notes.insert(1, (
        f"Accuracy, stated plainly: in the latest backtest (cutoff {holdout:%Y-%m-%d}) the model's average error was "
        f"{bt_mae:.2f} points. It {'beat' if bt_mae < std_mae else 'did not beat'} the breed-standard baseline "
        f"({std_mae:.2f}) and {'beat' if bt_mae < naive_mae else 'did not beat'} the simple last-7-day mean ({naive_mae:.2f}). "
        f"The model {'over' if bt_bias > 0 else 'under'}-predicted by {abs(bt_bias):.1f} points on average in that window. "
        "Lay has been flat for months, so a recent average is hard to beat over 28 days. The model's value is the breed-curve "
        "context, the interval and the driver breakdown, not better accuracy."))
    tr_c = hist_fit[[f"c_{k}" for k in REG_KEYS]]
    dmg_top = tr_c["c_damaged_pct_lag1"].idxmin()
    notes.append(
        f"The cracked-egg effect rests mostly on one event. Cracked eggs reached "
        f"{cal.at[dmg_top - DAY, 'damaged_pct']:.1f}% on {dmg_top - DAY:%Y-%m-%d} and lay fell to "
        f"{cal.at[dmg_top, 'hped']:.1f}% the next day. Read its contribution as indicative only.")
    notes.append(
        "There is only one autumn-winter-spring of climate data, so the THI effect is mixed up with season (for example "
        "day length and the flock's age). Lay dipped in midwinter and recovered as the shed warmed. The model credits that "
        "recovery to milder THI, but this is an association, not a proven cause.")

    out = {
        "generated_at": datetime.now(timezone.utc).isoformat(timespec="seconds"),
        "farm_id": FARM_ID,
        "house_id": HOUSE,
        "as_of": f"{as_of:%Y-%m-%d}",
        "model": {
            "name": f"Prophet + {'breed-standard' if chosen.anchor == 'standard' else 'own-flock Gompertz'} anchor",
            "description": (f"Prophet forecasts how far daily lay sits from {anchor_txt}, with a "
                            f"{'flat' if chosen.growth == 'flat' else 'slowly changing'} trend, a weekday pattern and "
                            "previous-day shed climate and egg-quality drivers. The anchor is then added back to give HPED."),
            "target": target_txt.format(a="breed standard" if chosen.anchor == "standard" else "own-flock Gompertz curve"),
            "regressors": REGRESSORS,
        },
        "backtest": {
            "cutoff": f"{holdout:%Y-%m-%d}", "horizon_days": HORIZON, "mae_pts": r2(bt_mae), "mape_pct": r2(bt_mape),
            "baselines": [{"name": n, "mae_pts": r2(v[0])} for n, v in base.items()],
        },
        "history": history,
        "forecast": forecast,
        "drivers": drivers,
        "recent_drops": recent_drops,
        "notes": notes,
    }
    JSON_OUT.parent.mkdir(parents=True, exist_ok=True)
    JSON_OUT.write_text(json.dumps(out, indent=2, ensure_ascii=False) + "\n")

    # ---- plot
    gomp_popt = fit_gompertz(cal, as_of)
    gomp_curve = pd.Series(gompertz(cal["t_days"].astype(float).values, *gomp_popt), index=cal.index)
    make_plot(cal, meta, hist_fit, fc, bt_pred["yhat"], holdout, gomp_curve, chosen, PNG_OUT)

    # ---- console summary for the README
    print("\n=== summary ===")
    print(f"as_of={as_of:%Y-%m-%d} train={train_start:%Y-%m-%d}..{as_of:%Y-%m-%d} rows={len(used_rows)} variant={chosen.name}")
    print(f"holdout cutoff {holdout:%Y-%m-%d}: model MAE {bt_mae:.2f} MAPE {bt_mape:.2f} bias {bt_bias:+.2f}; " +
          "; ".join(f"{n} MAE {v[0]:.2f} MAPE {v[1]:.2f}" for n, v in base.items()))
    print(f"best standard-anchor variant (selection): {best_std}; best Gompertz-anchor variant: {best_gomp}")
    print(f"Gompertz params a,b,c,d = {np.round(gomp_popt, 4).tolist()}")
    from prophet.utilities import regressor_coefficients
    coefs = regressor_coefficients(info["model"])
    scale = float(cal.loc[train_start:as_of, "standard"].mean()) if chosen.target == "ratio" else 1.0
    coefs["pts_per_unit_approx"] = coefs["coef"] * scale
    print("regressor coefficients (pts per unit ~ coef x mean anchor for ratio target):")
    print(coefs[["regressor", "center", "coef", "pts_per_unit_approx"]].round(4).to_string(index=False))
    tr = hist_fit.join(cal[["hped", "excluded"]])
    for k in REG_KEYS:
        top = tr[f"c_{k}"].abs().sort_values(ascending=False).head(3)
        print(f"  largest |{k}| contributions in training:",
              ", ".join(f"{d:%Y-%m-%d} {tr.at[d, f'c_{k}']:+.2f}" for d in top.index))
    print("excluded days:", "; ".join(f"{d:%Y-%m-%d} {cal.at[d, 'hped']:.1f} [{cal.at[d, 'reason_cat']}]" for d in post_excl.index))
    print("drivers:", json.dumps(drivers))
    print("recent drops:", json.dumps(recent_drops, indent=1))
    print("forecast first/last:", forecast[0], forecast[-1])
    print("mean forecast HPED:", round(float(fc["yhat"].mean()), 2), "mean standard:", round(float(cal.loc[fc_dates, "standard"].mean()), 2))
    print(f"wrote {JSON_OUT} ({JSON_OUT.stat().st_size / 1024:.1f} KB), {PNG_OUT}, {VARIANTS_OUT}")


if __name__ == "__main__":
    main()
